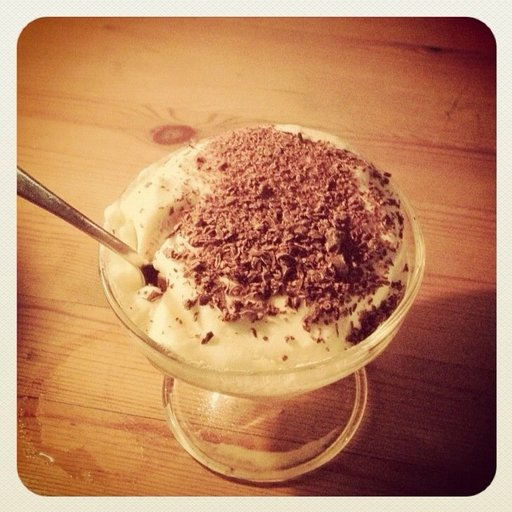
#> input picture 02-concurrent.futures/data/random_images/1057474.jpg, 512 x 512 px; its folder holds only this picture in this run
$ python run_concurrent.py
#> lines starting #> are read from the running program, lines starting #| are printed output that depends on the picture
### 02-concurrent.futures/concurrent_pipeline.py
import os
import time
import numpy as np
from PIL import Image
from concurrent.futures import ThreadPoolExecutor, as_completed
import psutil
import filters

# --------------------------------
# Worker function
# --------------------------------
def process_single_image(args):
    img_path, output_folder = args
    try:
        pid = os.getpid()

        # Get CPU core info (best effort)
        try:
            core_id = psutil.Process(pid).cpu_num()
            core_info = f"CPU Core ID: {core_id}"
        except Exception:
            core_info = "CPU Core ID: N/A"

        filename = os.path.basename(img_path)
        print(f"[{core_info} PID:{pid}] Processing image {filename}")

        with Image.open(img_path) as img:
            arr = np.array(img.convert("RGB"))

            # Image processing pipeline
            arr = filters.grayscale_conversion(arr)
            arr = filters.gaussian_blur(arr)
            arr = filters.sobel_edge_detection(arr)
            arr = filters.image_sharpening(arr)
            arr = filters.brightness_adjustment(arr, 1.2)

            Image.fromarray(arr).save(
                os.path.join(output_folder, f"proc_{filename}")
            )

        return True

    except Exception as e:
        print(f"[PID {os.getpid()}] Error processing {img_path}: {e}")
        return False


# --------------------------------
# Run concurrent.futures experiment
# --------------------------------
def run_test(image_list, output_dir, num_threads):
    tasks = [(p, output_dir) for p in image_list]

    start_time = time.time()

    with ThreadPoolExecutor(max_workers=num_threads) as executor:
        futures = [executor.submit(process_single_image, task) for task in tasks]

        # Ensure all tasks complete (dynamic scheduling)
        for _ in as_completed(futures):
            pass

    return time.time() - start_time

### 02-concurrent.futures/filters.py
import numpy as np

# Filter 1: Convert RGB images to grayscale using luminance formula
def grayscale_conversion(img_array):
    gray = np.dot(img_array[..., :3], [0.299, 0.587, 0.114])

    return np.clip(gray, 0, 255).astype(np.uint8)

# Core convolution operation: Perform convolution on 2D (grayscale) or 3D (RGB) images
def _convolve(img_array, kernel, clip=True):
    """
    Apply a convolution kernel to an image.
    clip=True  → output limited to 0–255 (normal image)
    clip=False → keep float values (for edge detection)
    """
    h, w = img_array.shape[:2]
    kh, kw = kernel.shape
    pad = kh // 2

    # Multi-channel image
    if img_array.ndim == 3:
        padded = np.pad(img_array, ((pad, pad), (pad, pad), (0, 0)), mode='edge')
        output = np.zeros((h, w, img_array.shape[2]), dtype=float)
        for i in range(kh):
            for j in range(kw):
                output += padded[i:i+h, j:j+w, :] * kernel[i, j]
    else:  # Grayscale 2D
        padded = np.pad(img_array, ((pad, pad), (pad, pad)), mode='edge')
        output = np.zeros((h, w), dtype=float)
        for i in range(kh):
            for j in range(kw):
                output += padded[i:i+h, j:j+w] * kernel[i, j]

    if clip:
        return np.clip(output, 0, 255).astype(np.uint8)
    else:
        # Return float result
        return output

# Wrapper: apply kernel with optional float output
def apply_kernel(img_array, kernel, preserve_dtype=False):
    return _convolve(img_array, kernel, clip=not preserve_dtype)

# Filter 2: Apply 3×3 Gaussian kernel for smoothing
def gaussian_blur(img_array):
    kernel = np.array([[1, 2, 1],
                       [2, 4, 2],
                       [1, 2, 1]], dtype=float) / 16.0
    return apply_kernel(img_array, kernel)

# Filter 3: Sobel filter to detect edges
def sobel_edge_detection(img_array):
    if img_array.ndim == 3:
        gray = grayscale_conversion(img_array)
    else:
        gray = img_array

    Kx = np.array([[-1, 0, 1],
                   [-2, 0, 2],
                   [-1, 0, 1]], dtype=float)
    Ky = np.array([[-1, -2, -1],
                   [ 0,  0,  0],
                   [ 1,  2,  1]], dtype=float)

    gx = apply_kernel(gray, Kx, preserve_dtype=True).astype(float)
    gy = apply_kernel(gray, Ky, preserve_dtype=True).astype(float)

    magnitude = np.sqrt(gx**2 + gy**2)
    return np.clip(magnitude, 0, 255).astype(np.uint8)

# Filter 4: Sharpen image to enhance details
def image_sharpening(img_array):
    kernel = np.array([[0, -1, 0],
                       [-1, 5, -1],
                       [0, -1, 0]], dtype=float)
    return apply_kernel(img_array, kernel)

# Filter 5: Adjust image brightness
def brightness_adjustment(img_array, factor=1.2):
    return np.clip(img_array.astype(float) * factor, 0, 255).astype(np.uint8)

### 02-concurrent.futures/run_concurrent.py
import os
import csv
from concurrent_pipeline import run_test

if __name__ == "__main__":

    # --------------------------------
    # Configuration
    # --------------------------------
    DATA_FOLDERS = ["random_images", "small_images"]
    OUTPUT_ROOT = "output_concurrent"
    THREAD_COUNTS = [1, 2, 4, 8]

    os.makedirs(OUTPUT_ROOT, exist_ok=True)

    # ------------------------------------------------
    # Run concurrent.futures experiments for each folder
    # ------------------------------------------------
    for folder in DATA_FOLDERS:
        INPUT_DIR = os.path.join("data", folder)
        OUTPUT_DIR = os.path.join(OUTPUT_ROOT, folder)
        os.makedirs(OUTPUT_DIR, exist_ok=True)

        images = [
            os.path.join(INPUT_DIR, f)
            for f in os.listdir(INPUT_DIR)
            if f.lower().endswith((".jpg", ".jpeg", ".png"))
        ]

        print(f"\nStarting Concurrent Futures Pipeline with {len(images)} images from folder: {folder}")
        results = []

        for num_threads in THREAD_COUNTS:
            print("\n--------------------------")
            print(f"Running with {num_threads} threads")
            print("--------------------------")

            duration = run_test(images, OUTPUT_DIR, num_threads)
            results.append({"threads": num_threads, "time": duration})
#> this loop made 4 passes
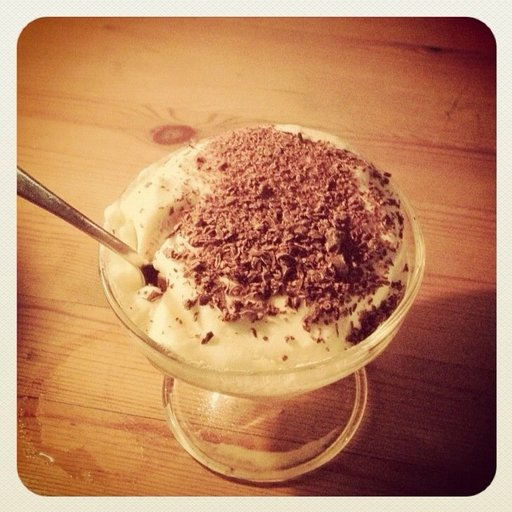
#> input picture 02-concurrent.futures/data/random_images/1057474.jpg, 512 x 512 px
#> pass 1, in grayscale_conversion, `gray = np.dot(img_array[..., :3], [0.299, 0.587, 0.114])`:
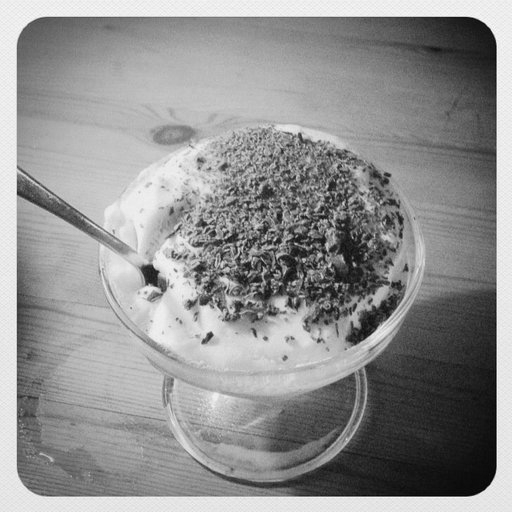
#> gray: shape (512, 512) float64; min 4.19, max 251.9, mean 145.4
#> pass 1, in _convolve, `padded = np.pad(img_array, ((pad, pad), (pad, pad)), mode='edge')`:
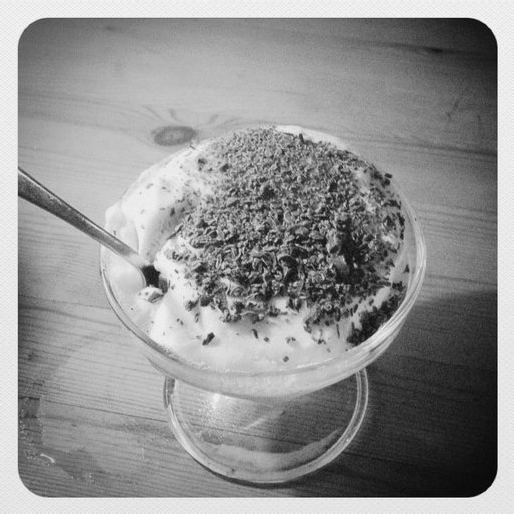
#> padded: shape (514, 514); min 4, max 251, mean 145.6

        # Output results
        print("\n" + "=" * 80)
        print(f"Concurrent Futures Performance Results ({len(images)} images in '{folder}' dataset)")
        print("=" * 80)
        for r in results:
            print(f"Threads: {r['threads']} | Time: {r['time']:.2f} seconds")

        # Save CSV per folder
        csv_file = f"performance_results_{folder}_concurrent.csv"
        with open(csv_file, "w", newline="") as f:
            writer = csv.DictWriter(f, fieldnames=["threads", "time"])
            writer.writeheader()
            writer.writerows(results)

        print(f"\nResults saved to {csv_file}")
#> pass 2 of the loop `for folder in DATA_FOLDERS:`:
#> the loop `for num_threads in THREAD_COUNTS:` made 4 passes
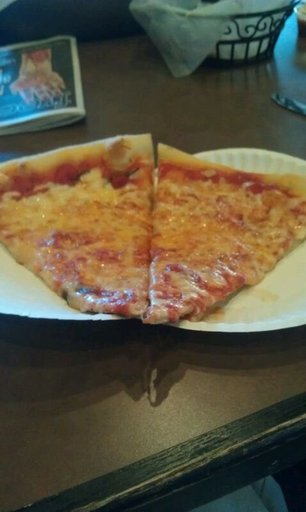
#> input picture 02-concurrent.futures/data/small_images/1054420.jpg, 306 x 512 px
#> pass 1, in grayscale_conversion (call 5), `gray = np.dot(img_array[..., :3], [0.299, 0.587, 0.114])`:
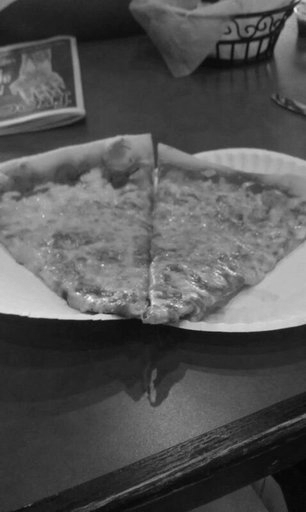
#> gray: shape (512, 306) float64; min 4.83, max 244.5, mean 84.3
